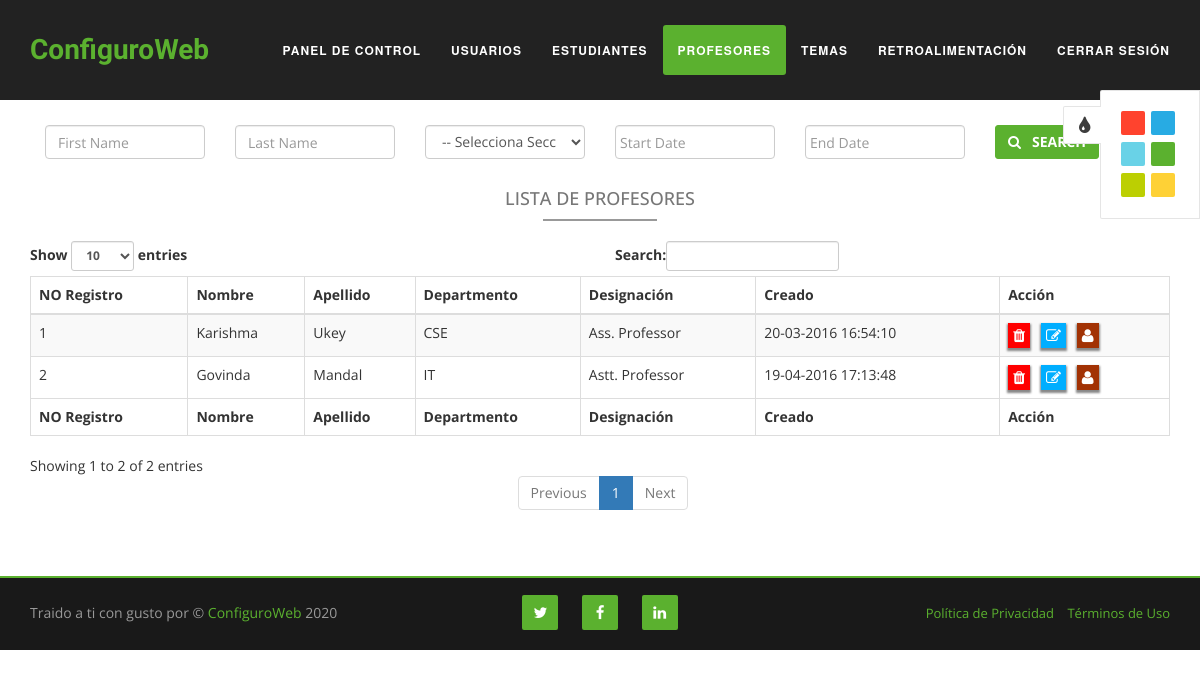
Screenshot of /professorlist.php (signed in) with the database file from the repository.
### tables this page shows
CREATE TABLE `professors` (
  `id` int(11) NOT NULL,
  `user_id` int(11) NOT NULL,
  `department` varchar(200) NOT NULL,
  `designation` varchar(200) NOT NULL,
  `specification` varchar(500) NOT NULL,
  `status` int(11) NOT NULL,
  `created` datetime NOT NULL,
  `modified` datetime NOT NULL
);

CREATE TABLE `users` (
  `id` int(11) NOT NULL,
  `fname` varchar(100) NOT NULL,
  `lname` varchar(100) NOT NULL,
  `mobile` varchar(14) NOT NULL,
  `address` text NOT NULL,
  `gender` varchar(10) NOT NULL,
  `email` varchar(100) NOT NULL,
  `dob` datetime NOT NULL,
  `password` varchar(200) NOT NULL,
  `question` varchar(200) NOT NULL,
  `answer` varchar(200) NOT NULL,
  `role` varchar(50) NOT NULL,
  `imgurl` varchar(200) NOT NULL,
  `status` int(11) NOT NULL,
  `created` datetime NOT NULL,
  `modified` datetime NOT NULL
);

### classes/Connection.php (called while the page is built, shortened)
<?php
class Connection {
        private $host = "localhost";
        private $user = "root";
        private $password = "";
        private $database = "template";
        public function getConnection(){
            $conn = new mysqli($this->host, $this->user, $this->password, $this->database);
            return $conn;
        }
        public function allSelect($query){
            $conn = $this->getConnection();
            $result = $conn->query($query);
            return $result;
        }
}

### classes/Professors.php (called while the page is built, shortened)
<?php
include_once 'Connection.php';
class Professors {
    function selectAllProfessor(){
        $connection = new Connection();
        $query = "SELECT users.fname,users.lname,users.email, professors.* FROM professors INNER JOIN users ON (users.id = professors.user_id )";
        $result = $connection->allSelect($query);
        return $result;
    }
}

### professorlist.php (the view, shortened to what this page needs)
<?php
    include_once "classes/Professors.php";
    $professor = new Professors();
    if(isset($_POST['fname'])){
        $fname = $_POST['fname'];
        $lname = $_POST['lname'];
        $start = $_POST['start'];
        $end = $_POST['end'];
        $professor->setDepartment($_POST['department']);
        $result = $professor->searchProfessor($fname,$lname,$start,$end);
    }else{
        $result = $professor->selectAllProfessor();
    }
include  "header.php";
?>
<link rel="stylesheet" href="css/header.css" >
        <section id="feature" class="feature-section first-section">
            <div class="container">
                <div class="row" style="margin-top: 10px">
                    <div class="col-md-12">
                        <form method="post">
                            <div class='col-md-2'>
                                <input type='text' class="form-control" placeholder="First Name" name="fname">
                            </div>
                            <div class='col-md-2'>
                                <input type='text' class="form-control" placeholder="Last Name" name="lname">
                            </div>
                            <div class='col-md-2'>
                                <select class="form-control" name="department" data-validate="required">
                                    <option value="">-- Selecciona Sección --</option>
                                </select>
                            </div>
                            <div class='col-md-2'>
                                <input type='text' class="form-control date datepicker" placeholder="Start Date" name="start" data-provide="datepicker" data-date-format="dd-mm-yyyy">
                            </div>
                            <div class='col-md-2'>
                                <input type='text' class="form-control date datepicker" placeholder="End Date" name="end" data-provide="datepicker" data-date-format="dd-mm-yyyy">
                            </div>
                            <div class='col-md-2'>
                                <button type="submit" name="search" class="btn btn-primary"><strong><span class="fa fa-search"></span> &nbsp;&nbsp;Search</strong></button>
                            </div>
                        </form>
                    </div>
                </div>
                <div class="row">
                    <div class="col-md-12">
                        <div class="welcome-section">
                                <h4 class="text-center"> Lista de Profesores </h4>
                                <div class="border"></div>
                                <br/>
                                <table id="example" class="table table-striped table-bordered" cellspacing="0" width="100%">
                                    <thead>
                                        <tr>
                                            <th>NO Registro</th>
                                            <th>Nombre</th>
                                            <th>Apellido</th>
                                            <th>Departmento</th>
                                            <th>Designación</th>
                                            <th>Creado</th>
                                            <th>Acción </th>
                                        </tr>
                                    </thead>
                                    <tfoot>
                                        <tr>
                                        <th>NO Registro</th>
                                            <th>Nombre</th>
                                            <th>Apellido</th>
                                            <th>Departmento</th>
                                            <th>Designación</th>
                                            <th>Creado</th>
                                            <th>Acción </th>
                                        </tr>
                                    </tfoot>
                                    <tbody>
                                        <?php if($result->num_rows > 0) {
                                                $count=1;
                                                while ($row = $result->fetch_assoc()) {
                                            ?>
                                        <tr>
                                            <td><?php echo $count; ?></td>
                                            <td><?php echo $row['fname']; ?></td>
                                            <td><?php echo $row['lname']; ?></td>
                                            <td><?php echo $row['department']; ?></td>
                                            <td><?php echo $row['designation']; ?></td>
                                            <td><?php echo date('d-m-Y H:i:s',strtotime($row['created'])); ?></td>
                                            <td>
                                                <a href="deleteprofessor.php?id=<?php echo $row['id']; ?>" title="eliminar"><span class='fa fa-trash sp'></span></a>&nbsp;&nbsp;
                                                <a href="editprofessor.php?id=<?php echo $row['id']; ?>" title="editar"><span class='fa fa-edit sp'></span></a>&nbsp;&nbsp;
                                                <a href="professorprofile.php?id=<?php echo $row['user_id']; ?>" title="ver"><span class='fa fa-user sp'></span></a>
                                            </td>
                                        </tr>
                                        <?php
                                                $count++;
                                                    }
                                            } ?>
                                    </tbody>
                                </table>
                        </div>
                    </div>
                    <div class="col-md-6 col-xs-12"></div>
                </div>
            </div>
        </section>
<?php include "footer.php"; ?>

### css/style.css (style rules this page uses)
body { overflow-x: hidden; font-family: 'Open Sans', sans-serif; }
a, a:hover, a:focus, a:active, a.active { outline: 0; }
h1, h2, h3, h4, h5, h6 { text-transform: uppercase; }
.btn-primary { text-transform: uppercase; font-weight: 300; color: #fff; -webkit-border-radius:3px; -moz-border-radius:3px; -o-border-radius:3px; border-radius:3px; -webkit-transition: all 0.3s; -moz-transition: all 0.3s; -o-transition: all 0.3s; transition: all 0.3s; }
.feature-section { padding-top: 100px; }
.welcome-section { padding-bottom: 40px; }
.border { border-top: 1px solid #999; border-bottom: 1px solid #999; margin: 0 45%; -webkit-transition: all 0.3s; -moz-transition: all 0.3s; -o-transition: all 0.3s; transition: all 0.3s; }
.welcome-section h4 { padding-top: 20px; color: #777; }

### css/color/green.css (style rules this page uses)
a { color: #5BB12F; }
.btn-primary { border-color: #5BB12F; background-color: #5BB12F; }

### css/color/light-red.css (style rules this page uses)
a { color: #FF432E; }
.btn-primary { border-color: #FF432E; background-color: #FF432E; }

### css/color/blue.css (style rules this page uses)
a { color: #28ABE3; }
.btn-primary { border-color: #28ABE3; background-color: #28ABE3; }

### css/color/light-blue.css (style rules this page uses)
a { color: #69D2E7; }
.btn-primary { border-color: #69D2E7; background-color: #69D2E7; }

### css/color/yellow.css (style rules this page uses)
a { color: #FED136; }
.btn-primary { border-color: #FED136; background-color: #FED136; }

### css/color/light-green.css (style rules this page uses)
a { color: #BCCF02; }
.btn-primary { border-color: #BCCF02; background-color: #BCCF02; }

### css/custom.css (style rules this page uses)
.fa.fa-trash.sp { background: red none repeat scroll 0 0; }
.sp { box-shadow: 0 2px 2px 1px #888; color: #fff; padding: 5px; font-size: 15px; }
.fa.fa-edit.sp { background: #00aeff; }
.fa.fa-user.sp { background: #a23204; }

### css/datepicker.css (style rules this page uses)
.datepicker { padding: 4px; -webkit-border-radius: 4px; -moz-border-radius: 4px; border-radius: 4px; direction: ltr; }

### css/header.css (style rules this page uses)
.first-section { padding-top:115px; }

### rows the page displays
professors: user.fname "Karishma", user.lname "Ukey", department "CSE", designation "Ass. Professor", created "20-03-2016 16:54:10"
professors: user.fname "Govinda", user.lname "Mandal", department "IT", designation "Astt. Professor", created "19-04-2016 17:13:48"
